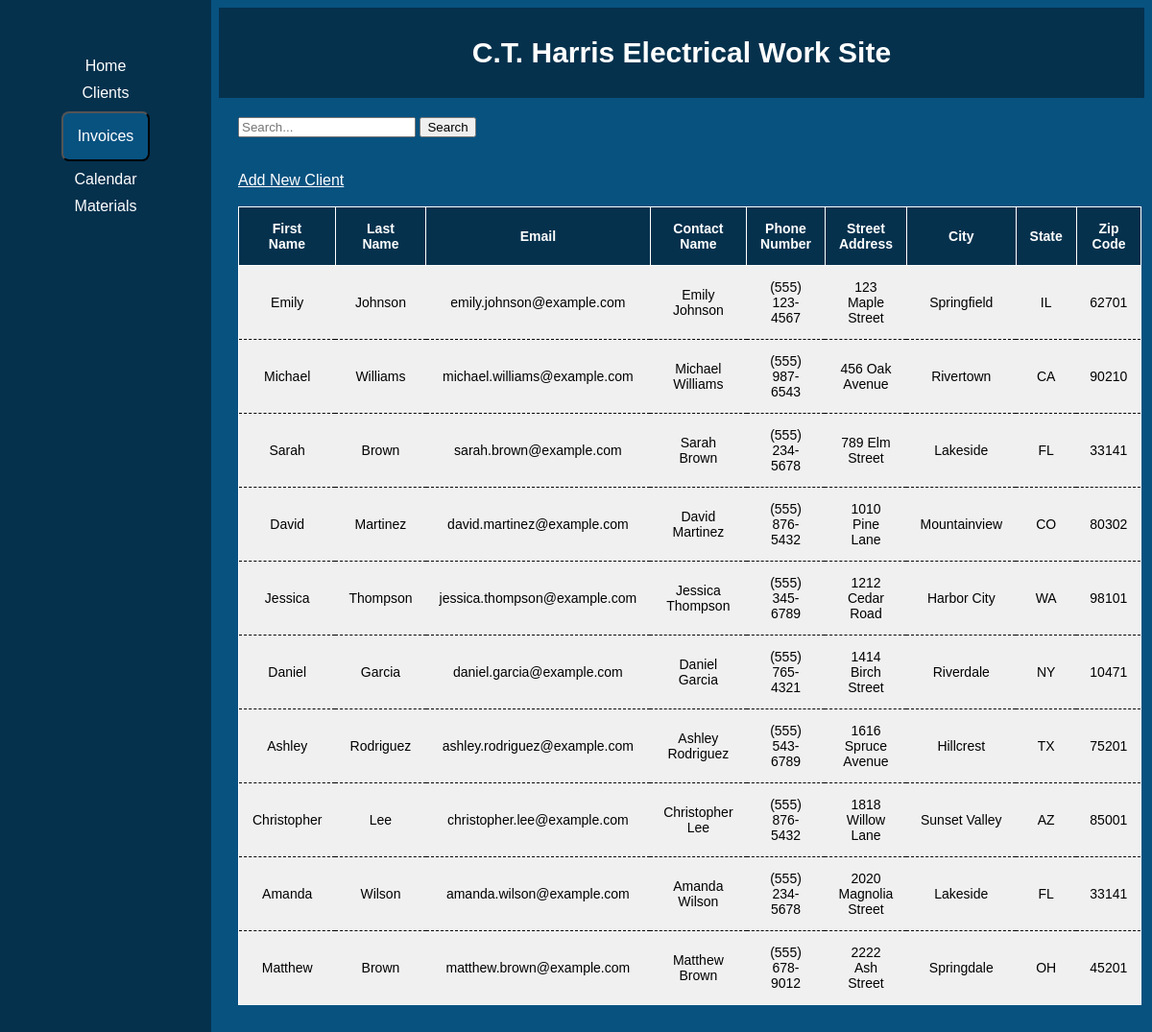
/clients/, run on the app's committed database.
### core/models.py (models this page shows, shortened)
class Client(models.Model):
    class Meta:
        app_label = 'core'
    FName = models.CharField(max_length=100)
    LName = models.CharField(max_length=100)
    email = models.EmailField()
    contact_name = models.CharField(max_length=100)
    phone_number = models.CharField(max_length=20, blank=True)
    address_street = models.CharField(max_length=255)
    address_city = models.CharField(max_length=100)
    address_state = models.CharField(max_length=100)
    address_zip = models.CharField(max_length=20, blank=True)

### core/views.py (the view)
# urls.py: path('clients/', views.client_list, name='client_list'),
def client_list(request):
    clients = Client.objects.all()
    return render(request, 'client.html', {'clients': clients})

### core/templates/client.html (shortened to what this page needs)
{% extends 'base.html' %}
{% block content %}
    <div class="container">
        <form id="filter-form" method="get" action="{% url 'index' %}">
            <input type="text" name="search" placeholder="Search...">
            <button type="submit">Search</button>
        </form>
        <br>
        <br>
        <a href="{% url 'client_onboarding' %}" class='NavBar'>Add New Client</a>
        <br>
        <br>
        <table>
            <thead>
                <tr>
                    <th>First Name</th>
                    <th>Last Name</th>
                    <th>Email</th>
                    <th>Contact Name</th>
                    <th>Phone Number</th>
                    <th>Street Address</th>
                    <th>City</th>
                    <th>State</th>
                    <th>Zip Code</th>
                </tr>
            </thead>
            <tbody>
                {% for client in clients %}
                    <tr>
                        <td>{{ client.FName }}</td>
                        <td>{{ client.LName }}</td>
                        <td>{{ client.email }}</td>
                        <td>{{ client.contact_name }}</td>
                        <td>{{ client.phone_number }}</td>
                        <td>{{ client.address_street }}</td>
                        <td>{{ client.address_city }}</td>
                        <td>{{ client.address_state }}</td>
                        <td>{{ client.address_zip }}</td>
                    </tr>
                {% endfor %}
            </tbody>
        </table>
    </div>
{% endblock %}

### core/templates/base.html (shortened to what this page needs)
<!DOCTYPE html>
<html>
<head>
</head>
<body>
    <div class="header">
        <h1>C.T. Harris Electrical Work Site </h1>
    </div>
    <div class="side-menu">
        <ul>
            <li><a href="{% url 'index' %}" class='NavBar'>Home</a></li>
            <li><a href="{% url 'client_list' %}" class='NavBar'>Clients</a></li>
            <li>
                <div class='dropdown'>
                    <a href="{% url 'invoice_page' %}" class='NavBar'><button class='button'>Invoices</button></a>
                </div>
            </li>
            <li><a href="{% url 'calendar' %}" class='NavBar'>Calendar</a></li>
            <li><a href="{% url 'materials_list' %}" class='NavBar'>Materials</a></li>
        </ul>
    </div>
    <div class="content">
        {% block content %}
        {% endblock %}
    </div>
</body>
</html>

### core/templates/base.html (style rules this page uses)
.header { background-color: rgb(05,49,77); color: #fff; padding: 10px; margin-left: 220px; }
.side-menu { background-color: rgb(05,49,77); color: white; padding: 10px; width: 200px; height: 100%; position: fixed; left: 0; top: 0; text-align:center; padding-top: 5%; }
.side-menu ul { list-style-type: none; padding: 0; margin: 0; }
.side-menu li { margin-bottom: 10px; }
.side-menu a { text-decoration: none; color: #333; }
.content { margin-left: 220px; padding: 20px; }
body { background-color: rgb(08,82,128); color: white; font-family: sans-serif; }
h1 { color: white; font-size: 30px; font-weight: bold; text-align: center; font-family: sans-serif; }
.container { position: relative; margin-bottom: 20px; }
table { border-collapse: collapse; width:100%; background-color:rgb(05,49,77); border: 1px solid white; }
th,td { padding: 14px; text-align: left; border-bottom: 1px solid white; font-size: 14px; }
th { text-align: center; }
a.NavBar:link { color: white; background-color: transparent; }
.button { background-color: rgb(08,82,128); font-size: 100%; padding: 15px; color: white; border-radius: 8px; }
.dropdown { position: relative; display: inline-block; }

### core/templates/client.html (style rules this page uses)
td { text-align:center; background-color: #f0f0f0; color: #000000; border-bottom: 1px dashed black; }
th { border-left: 1px solid white; }

### data on the page
Client: FName "Emily", LName "Johnson", email "emily.johnson@example.com", contact_name "Emily Johnson", phone_number "(555) 123-4567", address_street "123 Maple Street", address_city "Springfield", address_state "IL", address_zip "62701"
Client: FName "Michael", LName "Williams", email "michael.williams@example.com", contact_name "Michael Williams", phone_number "(555) 987-6543", address_street "456 Oak Avenue", address_city "Rivertown", address_state "CA", address_zip "90210"
Client: FName "Sarah", LName "Brown", email "sarah.brown@example.com", contact_name "Sarah Brown", phone_number "(555) 234-5678", address_street "789 Elm Street", address_city "Lakeside", address_state "FL", address_zip "33141"
Client: FName "David", LName "Martinez", email "david.martinez@example.com", contact_name "David Martinez", phone_number "(555) 876-5432", address_street "1010 Pine Lane", address_city "Mountainview", address_state "CO", address_zip "80302"
Client: FName "Jessica", LName "Thompson", email "jessica.thompson@example.com", contact_name "Jessica Thompson", phone_number "(555) 345-6789", address_street "1212 Cedar Road", address_city "Harbor City", address_state "WA", address_zip "98101"
Client: FName "Daniel", LName "Garcia", email "daniel.garcia@example.com", contact_name "Daniel Garcia", phone_number "(555) 765-4321", address_street "1414 Birch Street", address_city "Riverdale", address_state "NY", address_zip "10471"
Client: FName "Ashley", LName "Rodriguez", email "ashley.rodriguez@example.com", contact_name "Ashley Rodriguez", phone_number "(555) 543-6789", address_street "1616 Spruce Avenue", address_city "Hillcrest", address_state "TX", address_zip "75201"
Client: FName "Christopher", LName "Lee", email "christopher.lee@example.com", contact_name "Christopher Lee", phone_number "(555) 876-5432", address_street "1818 Willow Lane", address_city "Sunset Valley", address_state "AZ", address_zip "85001"
Client: FName "Amanda", LName "Wilson", email "amanda.wilson@example.com", contact_name "Amanda Wilson", phone_number "(555) 234-5678", address_street "2020 Magnolia Street", address_city "Lakeside", address_state "FL", address_zip "33141"
Client: FName "Matthew", LName "Brown", email "matthew.brown@example.com", contact_name "Matthew Brown", phone_number "(555) 678-9012", address_street "2222 Ash Street", address_city "Springdale", address_state "OH", address_zip "45201"
